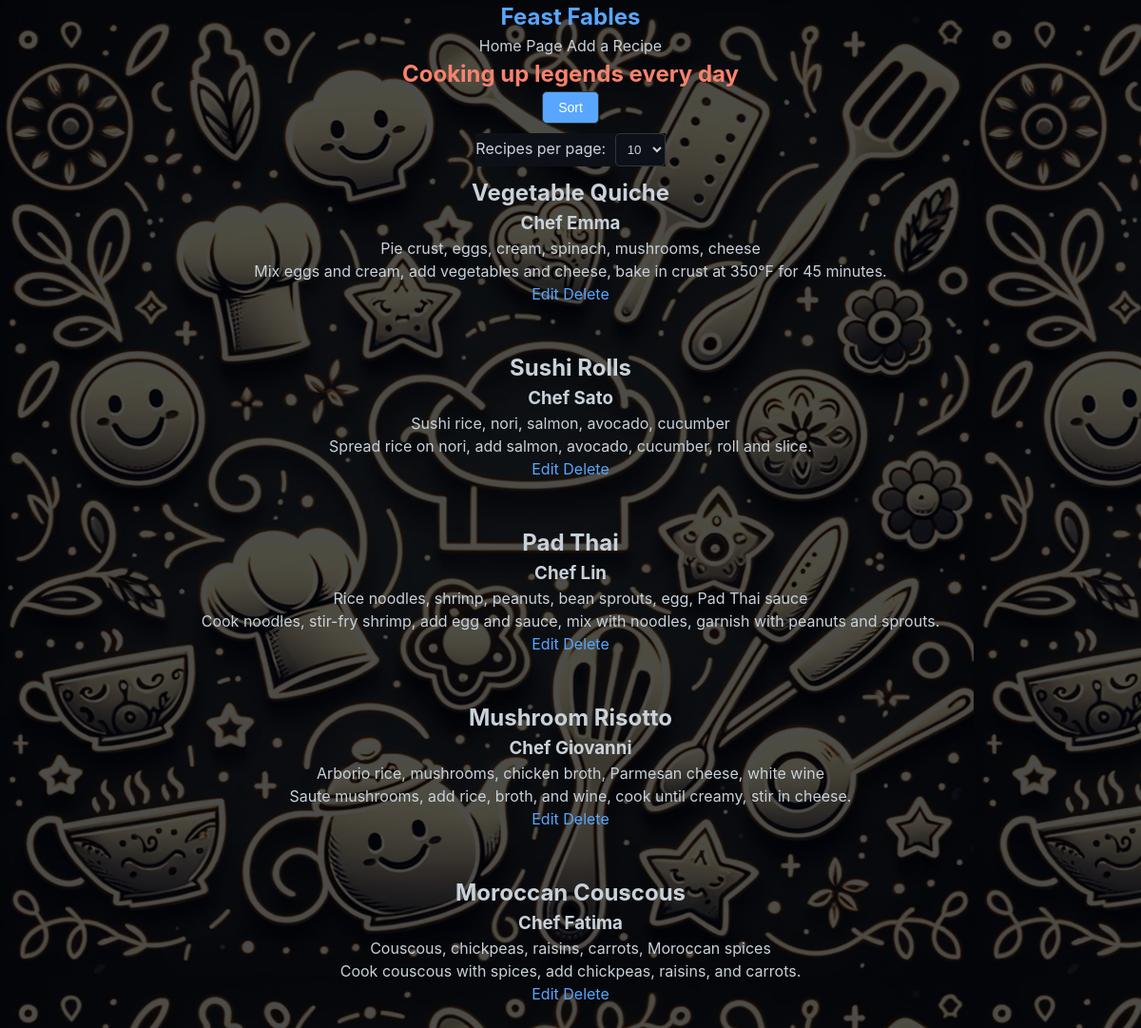
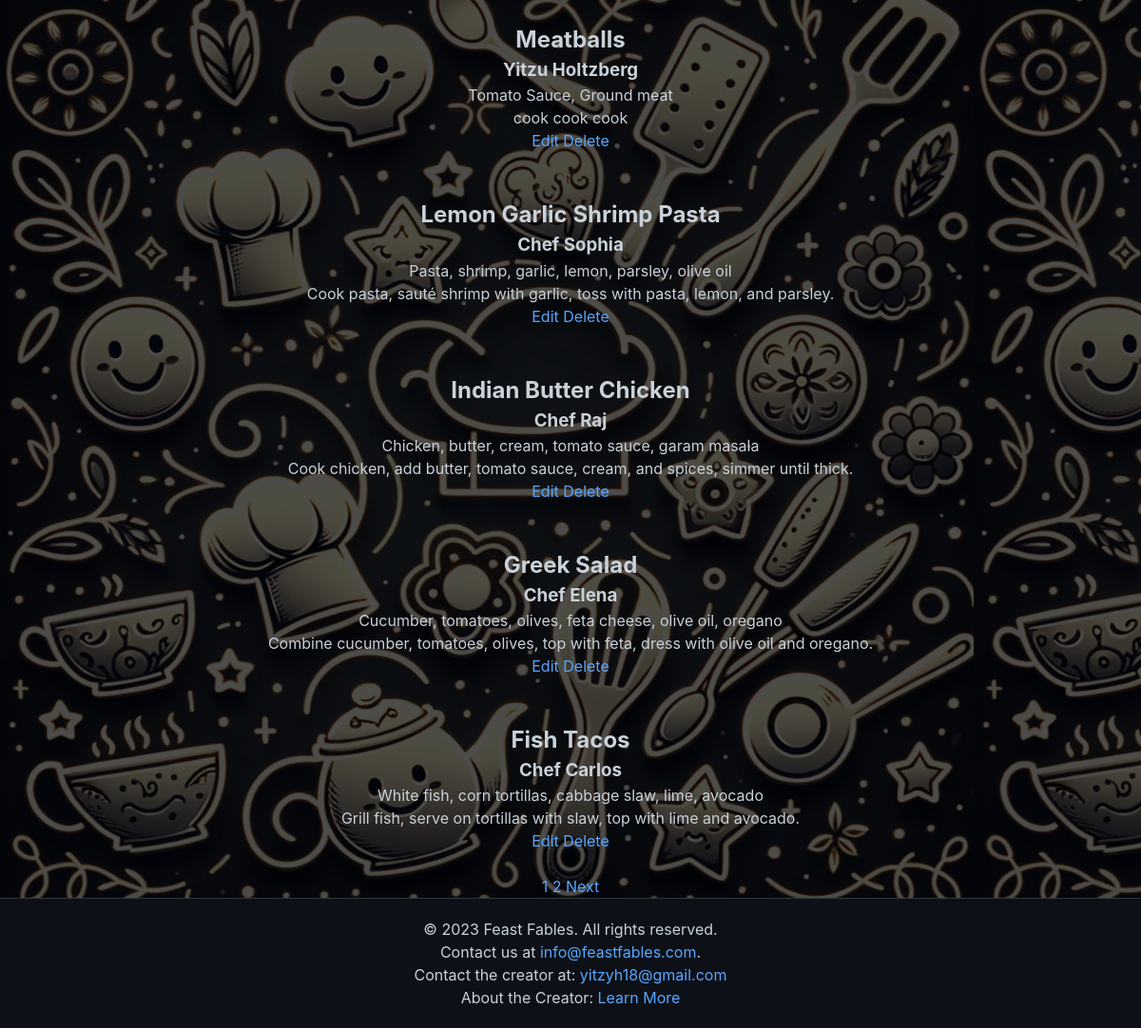
Page /recipe_list.php?sort=recipe_desc&display=10 on the committed database (2 pictures, top to bottom).
### tables this page shows
CREATE TABLE IF NOT EXISTS `recipes`
(
    `id`           int(11)      NOT NULL AUTO_INCREMENT,
    `recipe_name`  varchar(255) DEFAULT NULL,
    `creator`      varchar(255) NOT NULL,
    `date_entered` datetime     DEFAULT current_timestamp(),
    `ingredients`  text         DEFAULT NULL,
    `instructions` text         DEFAULT NULL,
    PRIMARY KEY (`id`)
);

### recipe_list.php (the view, shortened to what this page needs)
<?php
require 'mySQL.php';
echo '<link rel="stylesheet" type="text/css" href="style.css">';
$sort = $_GET['sort'] ?? 'asc';
$current_page_number = isset($_GET['page']) ? (int)$_GET['page'] : 1;
$display = isset($_GET['display']) && in_array($_GET['display'], [5, 10, 15, 20, 25, 50]) ? (int)$_GET['display'] : 10;
$sorting_method = match ($sort) {
    'recipe_desc' => 'ORDER BY recipe_name DESC',
    'creator_asc' => 'ORDER BY creator ASC',
    'creator_desc' => 'ORDER BY creator DESC',
    'date_asc' => 'ORDER BY date_entered ASC',
    'date_desc' => 'ORDER BY date_entered DESC',
    default => 'ORDER BY recipe_name ASC',
};
function fetchAndPrintAllTheRecords($r): void
{
    while ($row = mysqli_fetch_array($r, MYSQLI_ASSOC)) {
        echo '<div>
                <h2>' . htmlspecialchars($row['recipe_name']) . '</h2>
                <h3>' . htmlspecialchars($row['creator']) . '</h3>
                <p>' . htmlspecialchars($row['ingredients']) . '</p>
                <p>' . htmlspecialchars($row['instructions']) . '</p>
                <a href="edit_recipe.php?id=' . $row['id'] . '">Edit</a>
                <a href="delete_backend.php?id=' . $row['id'] . '">Delete</a>
              </div>';
    }
}
echo '
<div class="dropdown Sort-button">
    <button>Sort</button>
    <div class="dropdown-content">
        <a href="recipe_list.php?sort=recipe_asc&display=' . $display . '">Recipe Name Asc</a>
        <a href="recipe_list.php?sort=recipe_desc&display=' . $display . '">Recipe Name Desc</a>
        <a href="recipe_list.php?sort=creator_asc&display=' . $display . '">Chef Asc</a>
        <a href="recipe_list.php?sort=creator_desc&display=' . $display . '">Chef Desc</a>
        <a href="recipe_list.php?sort=date_asc&display=' . $display . '">Date Asc</a>
        <a href="recipe_list.php?sort=date_desc&display=' . $display . '">Date  Desc</a>
    </div>
</div>
';
echo '
<form action="recipe_list.php" method="get" class="recipes-per-page-form">
    <label for="display">Recipes per page:</label>
    <select name="display" id="display" onchange="this.form.submit()">
        <option value="5"' . ($display == 5 ? ' selected' : '') . '>5</option>
        <option value="10"' . ($display == 10 ? ' selected' : '') . '>10</option>
        <option value="15"' . ($display == 15 ? ' selected' : '') . '>15</option>
        <option value="20"' . ($display == 20 ? ' selected' : '') . '>20</option>
        <option value="25"' . ($display == 25 ? ' selected' : '') . '>25</option>
        <option value="50"' . ($display == 50 ? ' selected' : '') . '>50</option>
    </select>
    <input type="hidden" name="sort" value="' . $sort . '">
    <input type="hidden" name="page" value="' . $current_page_number . '">
    <noscript><input type="submit" value="Submit"></noscript>
</form>
';
$count = "SELECT COUNT(id) FROM recipes";
$r = @mysqli_query($recipe_database, $count);
$row = @mysqli_fetch_array($r, MYSQLI_NUM);
$records = $row[0];
if ($records > $display) {
    $pages = ceil($records / $display);
} else {
    $pages = 1;
}
$offset = ($current_page_number - 1) * $display;
$query = "SELECT id, recipe_name, ingredients, creator, instructions FROM recipes $sorting_method LIMIT $display OFFSET $offset";
$reply = mysqli_query($recipe_database, $query);
fetchAndPrintAllTheRecords($reply);
for ($i = 1; $i <= $pages; $i++) {
    echo '<a href="recipe_list.php?page=' . $i . '&sort=' . $sort . '&display=' . $display . '">' . $i . '</a> ';
}
if ($current_page_number < $pages) {
    echo '<a href="recipe_list.php?page=' . ($current_page_number + 1) . '&sort=' . $sort . '&display=' . $display . '">Next</a> ';
}

### style.css (style rules this page uses)
* { margin: 0; padding: 0; box-sizing: border-box; }
:root { --primary-color: #58a6ff; --secondary-color: #f9826c; --background-color: #0d1117; --text-color: #c9d1d9; --border-color: #30363d; --button-hover-color: #0366d6; }
body { font-family: -apple-system, BlinkMacSystemFont, "Segoe UI", Helvetica, Arial, sans-serif, "Apple Color Emoji", "Segoe UI Emoji"; line-height: 1.5; background-color: var(--background-color); color: var(--text-color); text-align: center; }
body { background-size: cover; background: rgba(0, 0, 0, 0.1) url('includes/culinary splash.png') fixed; }
body::after { content: ""; background: rgba(0, 0, 0, 0.7); position: fixed; top: 0; left: 0; width: 100%; height: 100%; z-index: -1; }
h1, h2, h3, h4, h5, h6 { color: var(--text-color); }
a { color: var(--primary-color); text-decoration: none; }
form { display: inline-block; margin: 10px 5px; background-color: var(--background-color); color: var(--text-color); }
button { background-color: var(--primary-color); color: white; border: 1px solid var(--border-color); padding: 8px 16px; border-radius: 5px; cursor: pointer; font-size: 14px; transition: background-color 0.3s ease; }
.Sort-button { display: flex; justify-content: center; width: 100%; }
.dropdown { position: relative; clip-rule: evenodd; }
select { padding: 8px; border-radius: 5px; border: 1px solid var(--border-color); background-color: var(--background-color); color: var(--text-color); margin-left: 5px; }
footer { background-color: var(--background-color); color: var(--text-color); text-align: center; padding: 20px 0; border-top: 1px solid var(--border-color); }
footer a { color: var(--primary-color); }

### rows in the picture
recipes: recipe_name "Vegetable Quiche", creator "Chef Emma", ingredients "Pie crust, eggs, cream, spinach, mushrooms, cheese", instructions "Mix eggs and cream, add vegetables and cheese, bake in crust at 350°F for 45 minutes."
recipes: recipe_name "Sushi Rolls", creator "Chef Sato", ingredients "Sushi rice, nori, salmon, avocado, cucumber", instructions "Spread rice on nori, add salmon, avocado, cucumber, roll and slice."
recipes: recipe_name "Pad Thai", creator "Chef Lin", ingredients "Rice noodles, shrimp, peanuts, bean sprouts, egg, Pad Thai sauce", instructions "Cook noodles, stir-fry shrimp, add egg and sauce, mix with noodles, garnish with peanuts and sprouts."
recipes: recipe_name "Mushroom Risotto", creator "Chef Giovanni", ingredients "Arborio rice, mushrooms, chicken broth, Parmesan cheese, white wine", instructions "Saute mushrooms, add rice, broth, and wine, cook until creamy, stir in cheese."
recipes: recipe_name "Moroccan Couscous", creator "Chef Fatima", ingredients "Couscous, chickpeas, raisins, carrots, Moroccan spices", instructions "Cook couscous with spices, add chickpeas, raisins, and carrots."
recipes: recipe_name "Meatballs", creator "Yitzu Holtzberg", ingredients "Tomato Sauce, Ground meat", instructions "cook cook cook"
recipes: recipe_name "Lemon Garlic Shrimp Pasta", creator "Chef Sophia", ingredients "Pasta, shrimp, garlic, lemon, parsley, olive oil", instructions "Cook pasta, sauté shrimp with garlic, toss with pasta, lemon, and parsley."
recipes: recipe_name "Indian Butter Chicken", creator "Chef Raj", ingredients "Chicken, butter, cream, tomato sauce, garam masala", instructions "Cook chicken, add butter, tomato sauce, cream, and spices, simmer until thick."
recipes: recipe_name "Greek Salad", creator "Chef Elena", ingredients "Cucumber, tomatoes, olives, feta cheese, olive oil, oregano", instructions "Combine cucumber, tomatoes, olives, top with feta, dress with olive oil and oregano."
recipes: recipe_name "Fish Tacos", creator "Chef Carlos", ingredients "White fish, corn tortillas, cabbage slaw, lime, avocado", instructions "Grill fish, serve on tortillas with slaw, top with lime and avocado."
